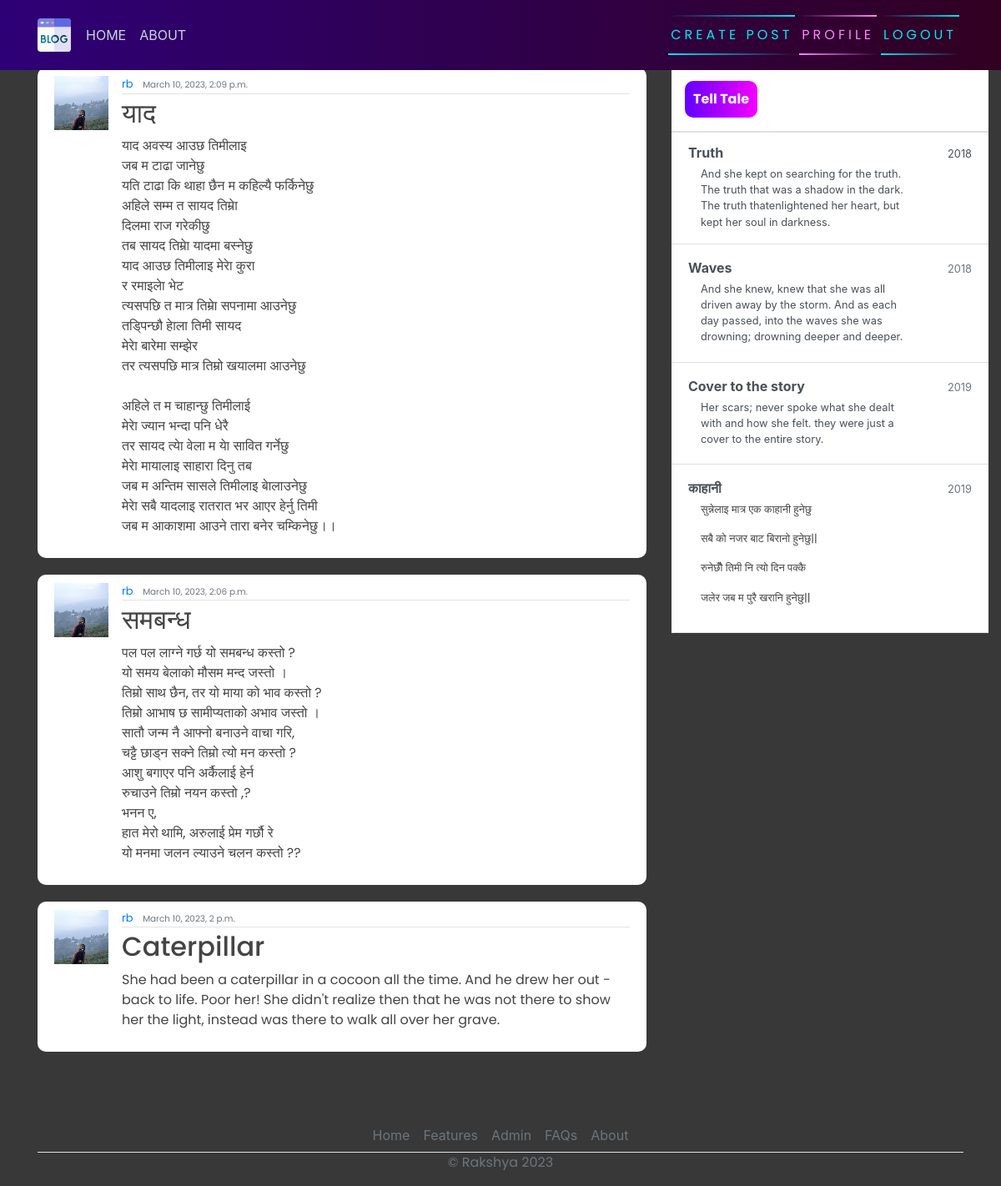
Page / (signed in) on the committed database.
### blog/models.py (models this page shows, shortened)
class Post(models.Model):
    title = models.CharField(max_length=200)
    content = models.TextField()
    date_posted = models.DateTimeField(default=timezone.now)
    author = models.ForeignKey(User, on_delete=models.CASCADE)

### users/models.py (models this page shows, shortened)
class Profile(models.Model):
    user = models.OneToOneField(User, on_delete=models.CASCADE)
    image = models.ImageField(default='default.jpg', upload_to='profile_pics')

### blog/views.py (the view)
# urls.py: path('', PostListView.as_view(), name="blog-home"),
class PostListView(LoginRequiredMixin, ListView):
    model = Post
    template_name = 'blog/home.html'
    context_object_name = 'posts'
    ordering = ["-date_posted"]

### blog/templates/blog/home.html
{% extends 'blog/base.html' %}
{% block content %}
    {% for posts in posts %}
        <article class="media content-section">
            <img class="rounded-cirlce article-img" src="{{ posts.author.profile.image.url }}" alt="">
            <div class="media-body">
              <div class="article-metadata">
                <a class="mr-2" href="#">{{ posts.author }}</a>
                <small class="text-muted">{{ posts.date_posted }}</small>
              </div>
              <h2><a class="article-title" href="{% url 'blog-detail' posts.id %}">{{ posts.title }}</a></h2>
              <p class="article-content">{{ posts.content }}</p>
            </div>
            <br>
          </article>
    {% endfor  %}
{% endblock content %}

### blog/templates/blog/base.html (shortened to what this page needs)
{% load static %}
<!DOCTYPE html>
<html>
<head>
    <link rel="stylesheet" href="https://maxcdn.bootstrapcdn.com/bootstrap/4.0.0/css/bootstrap.min.css">
    <link rel="stylesheet" href="{% static 'blog/main.css' %}">
</head>
<body>
    <header class="site-header">
      <nav class="navbar navbar-expand-md navbar-dark bg-steel fixed-top">
        <div class="container">
          <div class="collapse navbar-collapse" id="navbarToggle">
            <div class="navbar-nav mr-auto">
                {% if user.is_authenticated %}
              <a class="nav-item nav-link" href="{% url 'blog-home' %}">HOME</a>
              <a class="nav-item nav-link" href="{% url 'blog-about' %}">ABOUT</a>
            </div>
            <div class="navbar-nav">
                <a href="{% url 'blog-new' %}" id="auth-links">
                <span></span>
                <span></span>
                Create Post
            </a>
                <a href="{% url 'profile' %}" id="auth-links">
                <span></span>
                <span></span>
                Profile
            </a>
                <a href="{% url 'logout' %}" id="auth-links">
                <span></span>
                <span></span>
                Logout
            </a>
                {% endif %}
            </div>
          </div>
        </div>
      </nav>
    </header>
    <main role="main" class="container">
      <div class="row">
          <div class="col-md-8">
          </div>
        <div class="col-md-8">
           {% block content %}{% endblock %}
        </div>
        <div class="col-md-4">
          <div class="content-sectionw">
            <div class="d-flex flex-column align-items-stretch flex-shrink-0 bg-white" style="width: 380px;" style="padding-top: 120px;">
                <a id="list-group" style="text-decoration: none;" href="" class="d-flex align-items-center flex-shrink-0 p-3 link-dark text-decoration-none border-bottom">
                  <span class="fs-5 fw-semibold" id="gist-btn">Tell Tale</span>
                </a>
                <div class="list-group list-group-flush border-bottom scrollarea">
                  <a href="#" class="list-group-item list-group-item-action  lh-tight" aria-current="true">
                    <div class="d-flex w-100 align-items-center justify-content-between">
                      <strong class="mb-1">Truth</strong>
                      <small>2018</small>
                    </div>
                    <div class="col-10 mb-1 small">And she kept on searching for the truth. The truth that was a shadow in the dark. The truth thatenlightened her heart, but kept her soul in darkness.</div>
                  </a>
                  <a href="#" class="list-group-item list-group-item-action py-3 lh-tight">
                    <div class="d-flex w-100 align-items-center justify-content-between">
                      <strong class="mb-1">Waves</strong>
                      <small class="text-muted">2018</small>
                    </div>
                    <div class="col-10 mb-1 small">And she knew, knew that she was all driven away by the storm. And as each day passed, into the waves she was drowning; drowning deeper and deeper.</div>
                  </a>
                  <a href="#" class="list-group-item list-group-item-action py-3 lh-tight">
                    <div class="d-flex w-100 align-items-center justify-content-between">
                      <strong class="mb-1">Cover to the story</strong>
                      <small class="text-muted">2019</small>
                    </div>
                    <div class="col-10 mb-1 small">Her scars; never spoke what she dealt with and how she felt. they were just a cover to the entire story.</div>
                  </a>
                  <a href="#" class="list-group-item list-group-item-action py-3 lh-tight">
                    <div class="d-flex w-100 align-items-center justify-content-between">
                      <strong class="mb-1">काहानी</strong>
                      <small class="text-muted">2019</small>
                    </div>
                    <div class="col-10 mb-1 small">
                      <p>सुन्नेलाइ मात्र एक काहानी हुनेछु</p>
                      <p>सबै को नजर बाट बिरानो हुनेछु||</p>
                      <p>रुनेछौँ तिमी नि त्यो दिन पक्कै</p>
                      <p>जलेर जब म पुरै खरानि हुनेछु||</p></div>
                  </a>
                </div>
              </div>
          </div>
        </div>
      </div>
        <footer class="" >
          <ul class="nav justify-content-center border-bottom"  style="margin-top: 60px;">
            <li class="nav-item"><a href="#" class="nav-link px-2 text-muted">Home</a></li>
            <li class="nav-item"><a href="#" class="nav-link px-2 text-muted">Features</a></li>
            <li class="nav-item"><a href="admin/" class="nav-link px-2 text-muted">Admin</a></li>
            <li class="nav-item"><a href="#" class="nav-link px-2 text-muted">FAQs</a></li>
            <li class="nav-item"><a href="#" class="nav-link px-2 text-muted">About</a></li>
          </ul>
          <p class="text-center text-muted">&copy; Rakshya 2023</p>
        </footer>
    </main>
</body>
</html>

### blog/static/blog/main.css (style rules this page uses)
body { background-color: rgb(56, 56, 56); margin-top: 5rem; background-size: contain; background-repeat: no-repeat; }
h1, h2, h3, h4, h5, h6, p { color: #444444; font-family: 'Poppins', sans-serif; }
ul { margin: 0; }
.bg-steel { background: linear-gradient(270deg, rgb(49, 0, 33) 0%, rgb(46, 0, 119) 100%); }
.site-header .navbar-nav .nav-link { color: #cbd5db; }
.content-section { background: #ffffff; padding: 10px 20px; border-radius: 10px; margin-bottom: 20px; }
.article-title { color: #444444; }
.article-content { white-space: pre-line; }
.article-img { height: 65px; width: 65px; margin-right: 16px; }
.article-metadata { font-family: 'Poppins', sans-serif; padding-bottom: 1px; margin-bottom: 4px; font-size: 13px; border-bottom: 1px solid #e3e3e3 }
svg { width: 50px; height: 50px; }
#auth-links { font-family: 'Poppins', sans-serif; position: relative; display: inline-block; padding: 12px 3px; margin: 10px 0; color: #03e9f4; text-decoration: none; text-transform: uppercase; transition: 0.5s; letter-spacing: 4px; overflow: hidden; margin-right: 5px; }
#auth-links:nth-child(2) { filter: hue-rotate(110deg); }
#auth-links span { position: absolute; display: block; }
#auth-links span:nth-child(1) { top: 0; left: 0; width: 100%; height: 2px; background: linear-gradient(90deg,transparent,#03e9f4); animation: animate1 1s linear infinite; }
#auth-links span:nth-child(3) { bottom: 0; right: 0; width: 100%; height: 2px; background: linear-gradient(270deg,transparent,#03e9f4); animation: animate3 1s linear infinite; animation-delay: 0.50s; }
#gist-btn { color: black; background: linear-gradient(270deg, rgb(247, 0, 255) 0%, rgb(98, 0, 255) 100%); padding: 10px; color: white; font-family: 'Poppins', sans-serif; font-weight: bold; border-radius: 10px; }

### rows in the picture
Post: author.profile.image (picture), author "rb", date_posted "March 10, 2023, 2:09 p.m.", title "याद", content "याद अवस्य आउछ तिमीलाइ जब म टाढा जानेछु यति टाढा कि थाहा छैन म कहिल्यै फर्किनेछु अहिले सम्म त सायद तिम्राे दिलमा राज गरेकीछु तब सायद तिम्राे यादमा बस्नेछु याद आउछ तिमीलाइ मेराे कुरा र रमाइलाे भेट त्यसपछि त मात्र तिम्राे सपनामा आउनेछु तड्पिन्छौ हाेला तिमी सायद मेराे बारेमा सम्झेर तर त्यसपछि मात्र तिम्रो खयालमा आउनेछु अहिले त म चाहान्छु तिमीलाई मेराे ज्यान भन्दा पनि धेरै तर सायद त्याे वेला म याे सावित गर्नेछु मेराे मायालाइ साहारा दिनु तब जब म अन्तिम सासले तिमीलाइ बाेलाउनेछु मेराे सबै यादलाइ रातरात भर आएर हेर्नु तिमी जब म आकाशमा आउने तारा बनेर चम्किनेछु।।"
Post: author.profile.image (picture), author "rb", date_posted "March 10, 2023, 2:06 p.m.", title "समबन्ध", content "पल पल लाग्ने गर्छ यो समबन्ध कस्तो ? यो समय बेलाको मौसम मन्द जस्तो । तिम्रो साथ छैन, तर यो माया को भाव कस्तो ? तिम्रो आभाष छ सामीप्यताको अभाव जस्तो । सातौ जन्म नै आफ्नो बनाउने वाचा गरि, चट्टै छाड्न सक्ने तिम्रो त्यो मन कस्तो ? आशु बगाएर पनि अर्कैलाई हेर्न रुचाउने तिम्रो नयन कस्तो ,? भनन ए, हात मेरो थामि, अरुलाई प्रेम गर्छौ रे यो मनमा जलन ल्याउने चलन कस्तो ??"
Post: author.profile.image (picture), author "rb", date_posted "March 10, 2023, 2 p.m.", title "Caterpillar", content "She had been a caterpillar in a cocoon all the time. And he drew her out - back to life. Poor her! She didn't realize then that he was not there to show her the light, instead was there to walk all over her grave."
